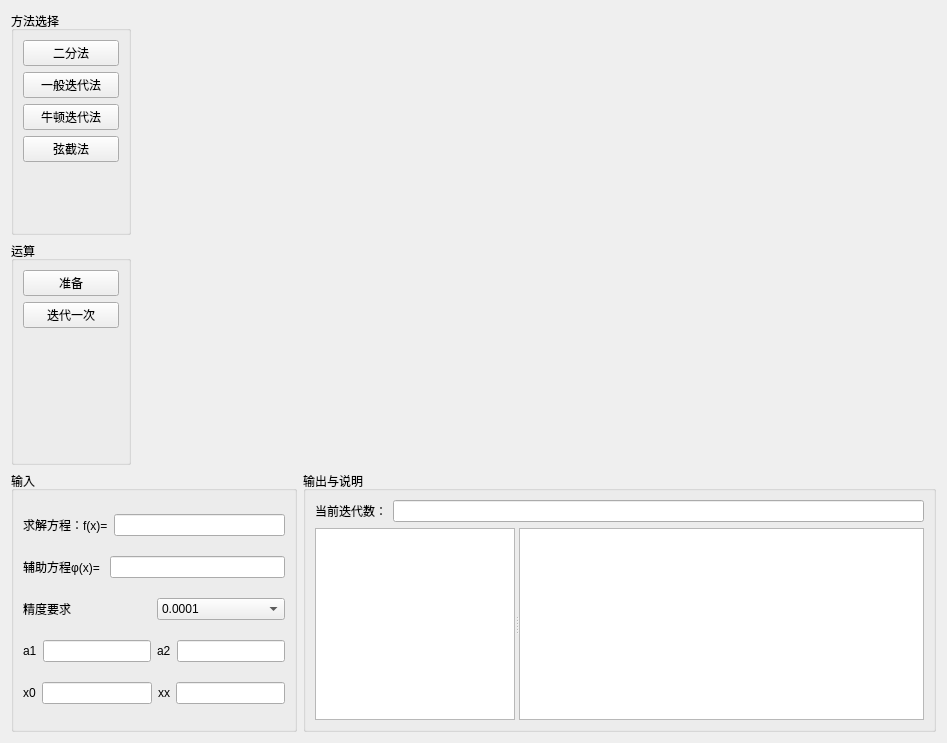
<?xml version="1.0" encoding="UTF-8"?>
<ui version="4.0">
 <class>FrameFunc</class>
 <widget class="QFrame" name="FrameFunc">
  <property name="geometry">
   <rect>
    <x>0</x>
    <y>0</y>
    <width>947</width>
    <height>743</height>
   </rect>
  </property>
  <property name="windowTitle">
   <string>FrameFunc</string>
  </property>
  <layout class="QGridLayout" name="gridLayout">
   <item row="0" column="0">
    <widget class="QGroupBox" name="groupBox_2">
     <property name="maximumSize">
      <size>
       <width>120</width>
       <height>16777215</height>
      </size>
     </property>
     <property name="title">
      <string>方法选择</string>
     </property>
     <layout class="QVBoxLayout" name="verticalLayout_4">
      <item>
       <widget class="QPushButton" name="btn_equation1">
        <property name="text">
         <string>二分法</string>
        </property>
       </widget>
      </item>
      <item>
       <widget class="QPushButton" name="btn_equation2">
        <property name="text">
         <string>一般迭代法</string>
        </property>
       </widget>
      </item>
      <item>
       <widget class="QPushButton" name="btn_equation3">
        <property name="text">
         <string>牛顿迭代法</string>
        </property>
       </widget>
      </item>
      <item>
       <widget class="QPushButton" name="btn_equation4">
        <property name="text">
         <string>弦截法</string>
        </property>
       </widget>
      </item>
      <item>
       <spacer name="verticalSpacer_3">
        <property name="orientation">
         <enum>Qt::Vertical</enum>
        </property>
        <property name="sizeHint" stdset="0">
         <size>
          <width>20</width>
          <height>40</height>
         </size>
        </property>
       </spacer>
      </item>
     </layout>
    </widget>
   </item>
   <item row="0" column="1" rowspan="2" colspan="2">
    <widget class="FrameDraw" name="wdgPaint">
     <property name="sizePolicy">
      <sizepolicy hsizetype="Preferred" vsizetype="Expanding">
       <horstretch>0</horstretch>
       <verstretch>0</verstretch>
      </sizepolicy>
     </property>
     <property name="minimumSize">
      <size>
       <width>0</width>
       <height>0</height>
      </size>
     </property>
    </widget>
   </item>
   <item row="1" column="0">
    <widget class="QGroupBox" name="groupBox_7">
     <property name="maximumSize">
      <size>
       <width>16777215</width>
       <height>16777215</height>
      </size>
     </property>
     <property name="title">
      <string>运算</string>
     </property>
     <layout class="QVBoxLayout" name="verticalLayout_3">
      <item>
       <widget class="QPushButton" name="btn_ready">
        <property name="text">
         <string>准备</string>
        </property>
       </widget>
      </item>
      <item>
       <widget class="QPushButton" name="btn_next">
        <property name="text">
         <string>迭代一次</string>
        </property>
       </widget>
      </item>
      <item>
       <spacer name="verticalSpacer">
        <property name="orientation">
         <enum>Qt::Vertical</enum>
        </property>
        <property name="sizeHint" stdset="0">
         <size>
          <width>20</width>
          <height>40</height>
         </size>
        </property>
       </spacer>
      </item>
     </layout>
    </widget>
   </item>
   <item row="2" column="0" colspan="2">
    <widget class="QGroupBox" name="gb_input">
     <property name="minimumSize">
      <size>
       <width>0</width>
       <height>0</height>
      </size>
     </property>
     <property name="maximumSize">
      <size>
       <width>16777215</width>
       <height>16777215</height>
      </size>
     </property>
     <property name="title">
      <string>输入</string>
     </property>
     <layout class="QVBoxLayout" name="verticalLayout_2">
      <item>
       <layout class="QHBoxLayout" name="horizontalLayout_3">
        <item>
         <widget class="QLabel" name="label_2">
          <property name="text">
           <string>求解方程：f(x)=</string>
          </property>
         </widget>
        </item>
        <item>
         <widget class="QLineEdit" name="edt_funcExpr"/>
        </item>
       </layout>
      </item>
      <item>
       <layout class="QHBoxLayout" name="horizontalLayout_4">
        <item>
         <widget class="QLabel" name="label_3">
          <property name="text">
           <string>辅助方程φ(x)= </string>
          </property>
         </widget>
        </item>
        <item>
         <widget class="QLineEdit" name="edt_itExpr"/>
        </item>
       </layout>
      </item>
      <item>
       <layout class="QHBoxLayout" name="horizontalLayout_2">
        <item>
         <widget class="QLabel" name="label">
          <property name="text">
           <string>精度要求</string>
          </property>
         </widget>
        </item>
        <item>
         <widget class="QComboBox" name="cmb_precision">
          <item>
           <property name="text">
            <string>0.0001</string>
           </property>
          </item>
          <item>
           <property name="text">
            <string>0.000001</string>
           </property>
          </item>
          <item>
           <property name="text">
            <string>0.00000001</string>
           </property>
          </item>
         </widget>
        </item>
       </layout>
      </item>
      <item>
       <layout class="QHBoxLayout" name="horizontalLayout">
        <item>
         <widget class="QLabel" name="label_5">
          <property name="text">
           <string>a1</string>
          </property>
         </widget>
        </item>
        <item>
         <widget class="QLineEdit" name="edt_a1"/>
        </item>
        <item>
         <widget class="QLabel" name="label_8">
          <property name="text">
           <string>a2</string>
          </property>
         </widget>
        </item>
        <item>
         <widget class="QLineEdit" name="edt_a2"/>
        </item>
       </layout>
      </item>
      <item>
       <layout class="QHBoxLayout" name="horizontalLayout_5">
        <item>
         <widget class="QLabel" name="label_7">
          <property name="text">
           <string>x0</string>
          </property>
         </widget>
        </item>
        <item>
         <widget class="QLineEdit" name="edt_x0"/>
        </item>
        <item>
         <widget class="QLabel" name="label_9">
          <property name="text">
           <string>xx</string>
          </property>
         </widget>
        </item>
        <item>
         <widget class="QLineEdit" name="edt_xx"/>
        </item>
       </layout>
      </item>
     </layout>
    </widget>
   </item>
   <item row="2" column="2">
    <widget class="QGroupBox" name="gb_out">
     <property name="maximumSize">
      <size>
       <width>16777215</width>
       <height>16777215</height>
      </size>
     </property>
     <property name="title">
      <string>输出与说明</string>
     </property>
     <layout class="QVBoxLayout" name="verticalLayout">
      <item>
       <layout class="QHBoxLayout" name="horizontalLayout_7">
        <item>
         <widget class="QLabel" name="label_6">
          <property name="text">
           <string>当前迭代数：</string>
          </property>
         </widget>
        </item>
        <item>
         <widget class="QLineEdit" name="edt_curitcnt">
          <property name="readOnly">
           <bool>true</bool>
          </property>
         </widget>
        </item>
       </layout>
      </item>
      <item>
       <widget class="QSplitter" name="splitter">
        <property name="orientation">
         <enum>Qt::Horizontal</enum>
        </property>
        <widget class="QPlainTextEdit" name="pedt_tips">
         <property name="sizePolicy">
          <sizepolicy hsizetype="Preferred" vsizetype="Preferred">
           <horstretch>0</horstretch>
           <verstretch>0</verstretch>
          </sizepolicy>
         </property>
         <property name="maximumSize">
          <size>
           <width>200</width>
           <height>16777215</height>
          </size>
         </property>
        </widget>
        <widget class="QPlainTextEdit" name="pEdit_out">
         <property name="sizePolicy">
          <sizepolicy hsizetype="Preferred" vsizetype="Preferred">
           <horstretch>0</horstretch>
           <verstretch>0</verstretch>
          </sizepolicy>
         </property>
         <property name="readOnly">
          <bool>true</bool>
         </property>
        </widget>
       </widget>
      </item>
     </layout>
    </widget>
   </item>
  </layout>
 </widget>
 <customwidgets>
  <customwidget>
   <class>FrameDraw</class>
   <extends>QFrame</extends>
   <header>FrameDraw/FrameDraw.h</header>
   <container>1</container>
  </customwidget>
 </customwidgets>
 <resources/>
 <connections/>
</ui>
